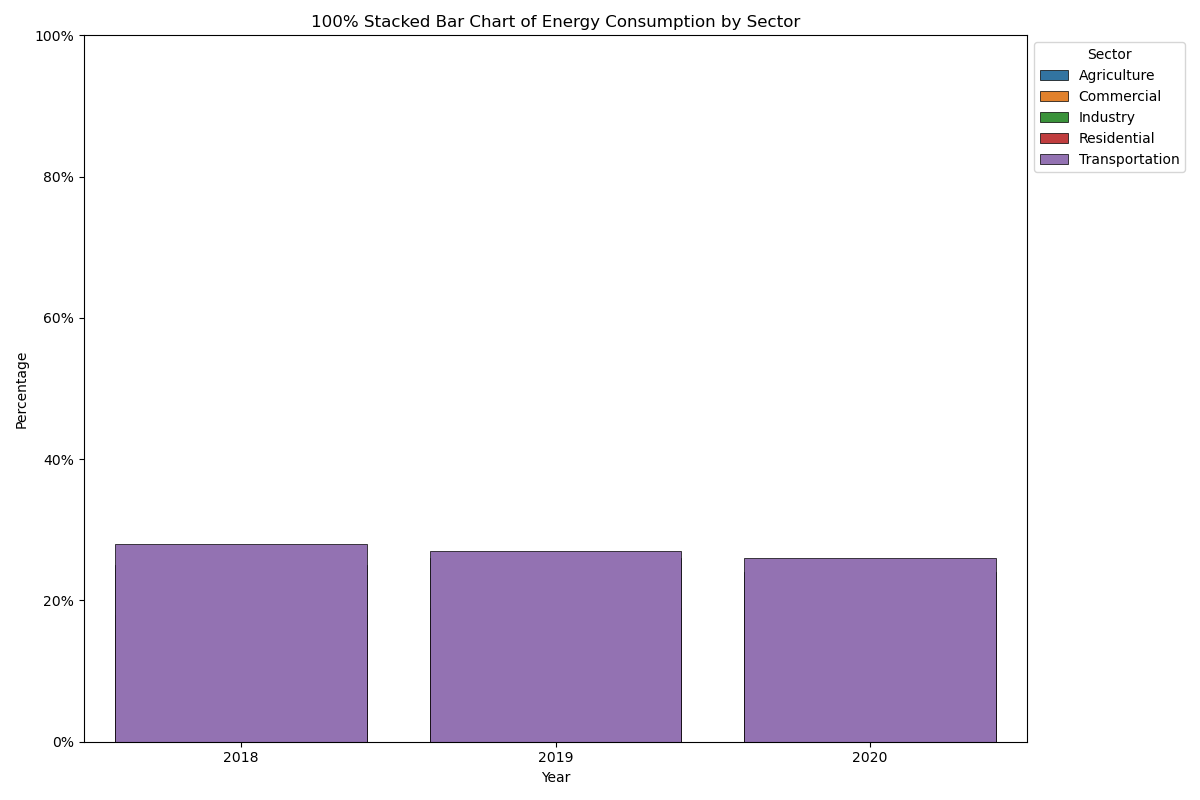

Python code for this plot:

import matplotlib.pyplot as plt
import seaborn as sns
import pandas as pd

# Provided chart table data
data = [
    {'Year': 2018, 'Transportation': '28%', 'Industry': '25%', 'Residential': '15%', 'Commercial': '18%', 'Agriculture': '14%'},
    {'Year': 2019, 'Transportation': '27%', 'Industry': '26%', 'Residential': '16%', 'Commercial': '19%', 'Agriculture': '12%'},
    {'Year': 2020, 'Transportation': '26%', 'Industry': '24%', 'Residential': '18%', 'Commercial': '20%', 'Agriculture': '12%'}
]

# Convert to DataFrame 
df = pd.DataFrame(data)

# Function to convert percentage to float
def percent_to_float(s):
    return float(s.strip('%')) / 100

# Apply the function to each percentage column
for col in df.columns[1:]:
    df[col] = df[col].apply(percent_to_float)

# Melt the DataFrame to long-form
df_long = df.melt(id_vars='Year', var_name='Sector', value_name='Percentage')

# Sort categories for consistent stacking
df_long.sort_values(by=['Year', 'Sector'], inplace=True)

# Set the color palette using specific color codes
colors = ['#1f77b4', '#ff7f0e', '#2ca02c', '#d62728', '#9467bd']

# Start plotting
fig, ax = plt.subplots(figsize=(12, 8))

# Bottom value for stacking
bottom = pd.Series([0.0, 0.0, 0.0])

for index, (name, group) in enumerate(df_long.groupby('Sector')):
    # Plotting each category
    sns.barplot(
        x='Year', y='Percentage', data=group, 
        label=name, color=colors[index], ci=None, edgecolor='black', linewidth=0.5
    )
    # Update bottom value for stacking
    bottom += group['Percentage'].values

# Customizing the plot
ax.set_ylim(0, 1)
ax.set_ylabel('Percentage')
ax.set_xlabel('Year')
ax.set_title('100% Stacked Bar Chart of Energy Consumption by Sector')

# Display legend
plt.legend(title='Sector', loc='upper left', bbox_to_anchor=(1, 1))

# Convert y-axis back to percentage
ax.yaxis.set_major_formatter(plt.FuncFormatter('{:.0%}'.format))

plt.tight_layout()
plt.show()
